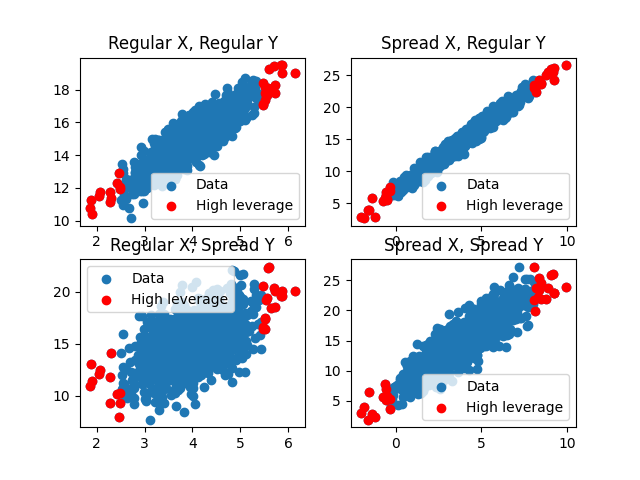

This figure's Python source:
import numpy as np
import matplotlib.pyplot as plt

a = 2
b = 3
SIZE = 1000

mu = 4
var = 0.7
big_var = 2

def leverage_scores(x):
    X = np.vstack((np.ones(SIZE), x)).T
    U, _, _ = np.linalg.svd(X, full_matrices=False)
    h = np.sum(U**2, axis=1)
    return h


regular_x = np.random.normal(loc=mu, scale=var, size=SIZE)
spread_x = np.random.normal(loc=mu, scale=big_var, size=SIZE)
regular_epsilon = np.random.normal(loc=mu, scale=var, size=SIZE)
spread_epsilon = np.random.normal(loc=mu, scale=big_var, size=SIZE)



regular_y_regular_x = a*regular_x + b + regular_epsilon
regular_y_spread_x = a*spread_x + b + regular_epsilon
spread_y_regular_x = a*regular_x + b + spread_epsilon
spread_y_spread_x = a*spread_x + b + spread_epsilon

regular_h = leverage_scores(regular_x)
spread_h = leverage_scores(spread_x)
high_idx_regular = np.argsort(regular_h)[-30:]
high_idx_spread = np.argsort(spread_h)[-30:]


fig,axs = plt.subplots(nrows=2, ncols=2)
axs[0, 0].scatter(regular_x,regular_y_regular_x, label='Data')
axs[0, 0].scatter(regular_x[high_idx_regular]
                  , regular_y_regular_x[high_idx_regular]
                  , color='red', label='High leverage')
axs[0, 0].set_title('Regular X, Regular Y')
axs[0, 0].legend()

axs[0, 1].scatter(spread_x,regular_y_spread_x, label='Data')
axs[0, 1].scatter(spread_x[high_idx_spread]
                  , regular_y_spread_x[high_idx_spread]
                  , color='red', label='High leverage')
axs[0, 1].set_title('Spread X, Regular Y')
axs[0, 1].legend()

axs[1, 0].scatter(regular_x,spread_y_regular_x, label='Data')
axs[1, 0].scatter(regular_x[high_idx_regular]
                  , spread_y_regular_x[high_idx_regular]
                  , color='red', label='High leverage')
axs[1, 0].set_title('Regular X, Spread Y')
axs[1, 0].legend()

axs[1, 1].scatter(spread_x,spread_y_spread_x, label='Data')
axs[1, 1].scatter(spread_x[high_idx_spread]
                  , spread_y_spread_x[high_idx_spread]
                  , color='red', label='High leverage')
axs[1, 1].set_title('Spread X, Spread Y')
axs[1, 1].legend()


plt.savefig("Lab2/ex1_2D.png")